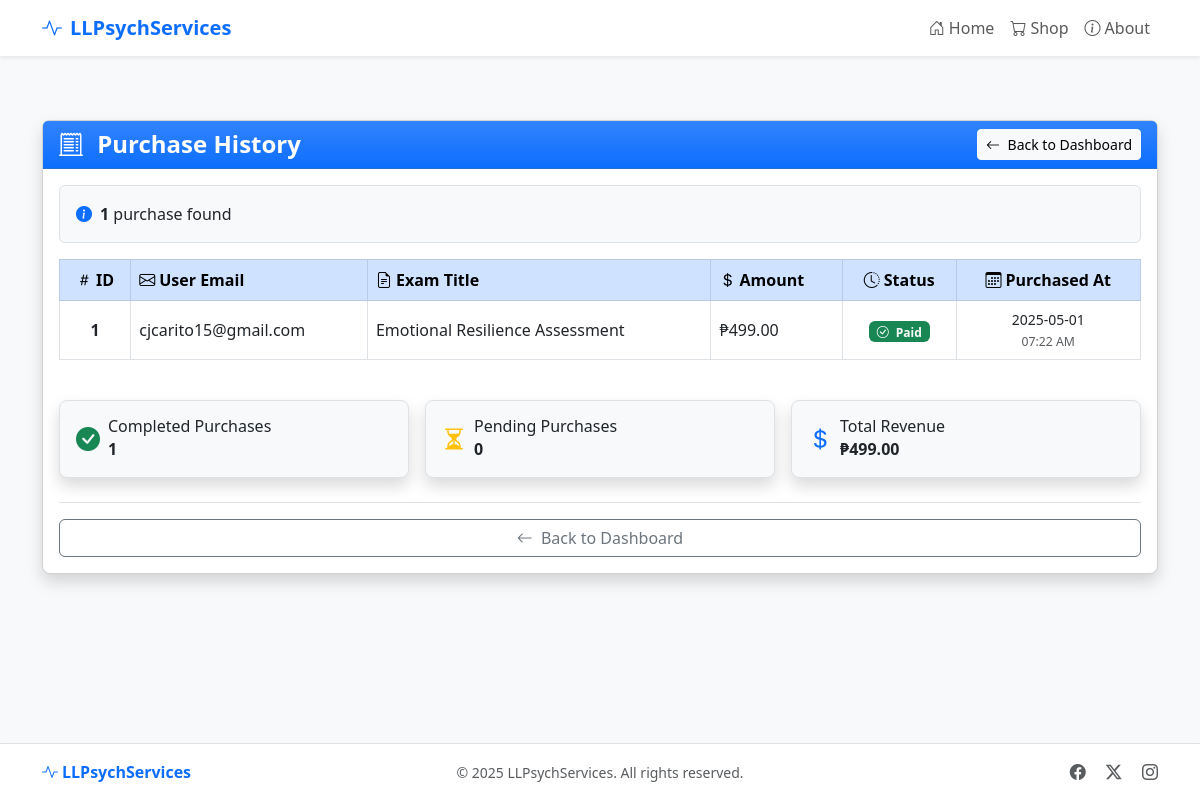
Before: /admin/purchases (signed in) with the older database file.
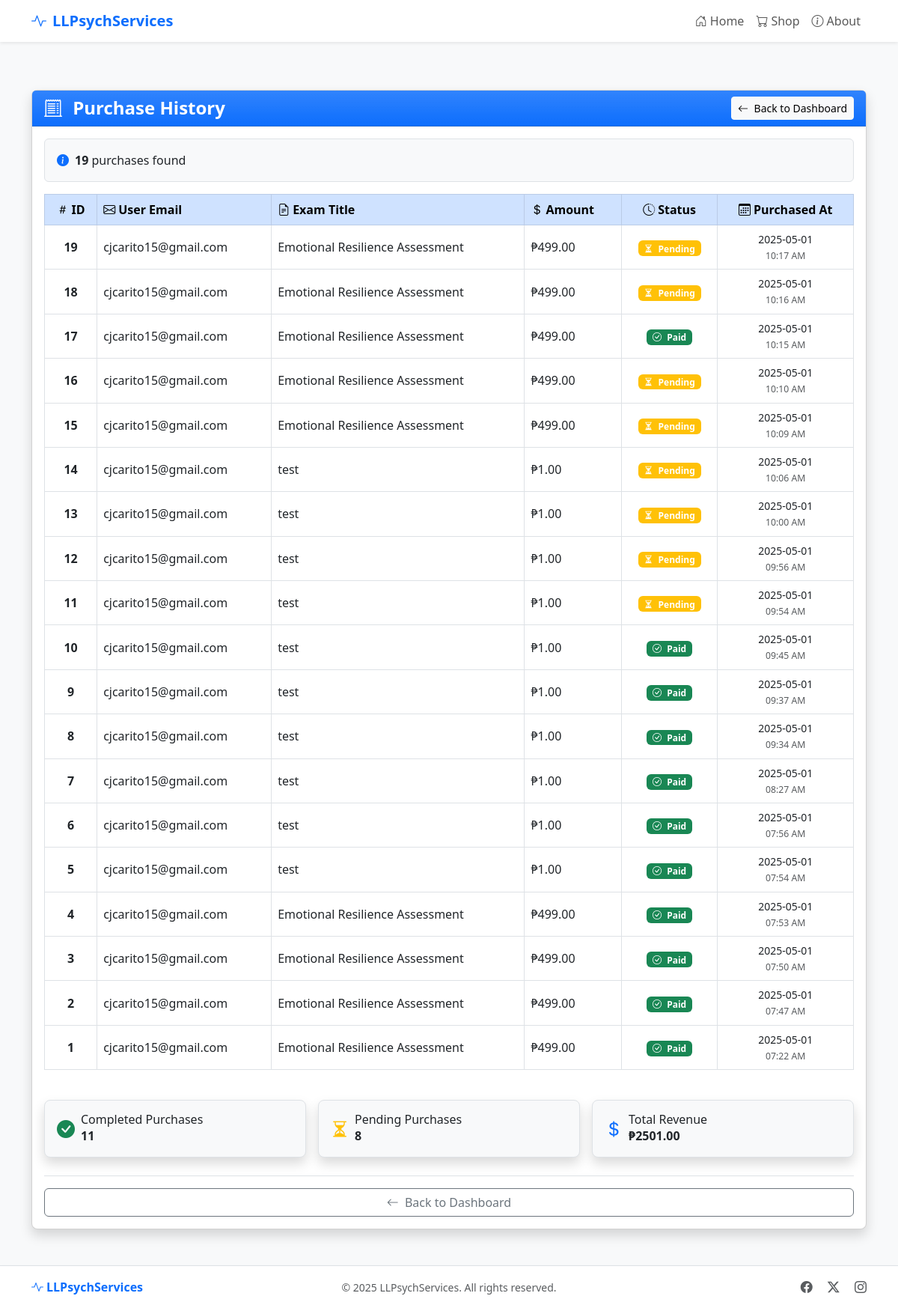
After: the same page with the newer database file.
### models.py (models this page shows, shortened)
class Purchase(db.Model):
    id = db.Column(db.Integer, primary_key=True)
    exam_id = db.Column(db.Integer, db.ForeignKey('exam.id'), nullable=False)
    email = db.Column(db.String(120), nullable=False)
    access_token = db.Column(db.String(100), unique=True, nullable=False)
    payment_id = db.Column(db.String(100), nullable=True)
    payment_status = db.Column(db.String(20), default='pending')
    answers = db.Column(db.Text, nullable=True)  # Store user answers as JSON
    purchased_at = db.Column(db.DateTime, default=datetime.utcnow)
    exam = db.relationship('Exam', backref=db.backref('purchases', lazy=True))

class Exam(db.Model):
    id = db.Column(db.Integer, primary_key=True)
    title = db.Column(db.String(100), nullable=False)
    exam_type = db.Column(db.String(20))  # 'content' or 'likert'
    description = db.Column(db.Text, nullable=False)
    price = db.Column(db.Float, nullable=False)
    content = db.Column(db.Text, nullable=False)
    questions = db.Column(db.Text, nullable=True)  # Stored as JSON
    exam_type = db.Column(db.String(20), default='content')  # 'content' or 'likert'
    created_at = db.Column(db.DateTime, default=datetime.utcnow)
    scoring_rules = db.Column(db.Text, nullable=True)

### routes/admin.py (the view)
@admin_bp.route('/purchases')
@admin_required
def purchases():
    purchases = Purchase.query.order_by(Purchase.purchased_at.desc()).all()
    return render_template('admin/purchases.html', purchases=purchases)

### routes/admin.py (called while the page is built)
def admin_required(f):
    @wraps(f)
    def decorated_function(*args, **kwargs):
        if not session.get('admin_logged_in'):
            flash('Please log in to access the admin area.', 'warning')
            return redirect(url_for('admin.login', next=request.url))
        return f(*args, **kwargs)
    return decorated_function

### templates/admin/purchases.html (shortened to what the changed rows need)
{% extends 'base.html' %}
{% block content %}
<div class="container py-3 py-md-4">
  <div class="row justify-content-center">
    <div class="col-12">
      <div class="card shadow">
        <div class="card-header bg-primary bg-gradient text-white">
          <div class="d-flex flex-column flex-sm-row justify-content-between align-items-start align-items-sm-center">
            <h1 class="h4 mb-2 mb-sm-0 fw-bold">
              <i class="bi bi-receipt-cutoff me-2"></i> Purchase History
            </h1>
          </div>
        </div>
        <div class="card-body">
          <div class="mb-3">
            <div class="alert alert-info bg-light text-dark border">
              <div class="d-flex align-items-center">
                <i class="bi bi-info-circle-fill me-2 text-primary"></i>
                <div>
                  <span class="fw-bold">{{ purchases|length }}</span> purchase{{ "s" if purchases|length != 1 else "" }} found
                </div>
              </div>
            </div>
          </div>
          <div class="table-responsive">
            <table class="table table-bordered table-hover align-middle">
              <thead class="table-primary bg-gradient">
                <tr>
                  <th class="text-center">
                    <i class="bi bi-hash me-1"></i>ID
                  </th>
                  <th>
                    <i class="bi bi-envelope me-1"></i>User Email
                  </th>
                  <th>
                    <i class="bi bi-file-earmark-text me-1"></i>Exam Title
                  </th>
                  <th>
                    <i class="bi bi-currency-dollar me-1"></i>Amount
                  </th>
                  <th class="text-center">
                    <i class="bi bi-clock-history me-1"></i>Status
                  </th>
                  <th class="text-center">
                    <i class="bi bi-calendar3 me-1"></i>Purchased At
                  </th>
                </tr>
              </thead>
              <tbody>
                {% for purchase in purchases %}
                  <tr>
                    <td class="text-center fw-bold">{{ purchase.id }}</td>
                    <td>{{ purchase.email }}</td>
                    <td>{{ purchase.exam.title if purchase.exam else 'N/A' }}</td>
                    <td>₱{{ "%.2f"|format(purchase.exam.price) if purchase.exam else '0.00' }}</td>
                    <td class="text-center">
                      <span class="badge {{ 'bg-success' if purchase.payment_status == 'paid' else 'bg-warning' }}">
                        <i class="bi bi-{{ 'check-circle' if purchase.payment_status == 'paid' else 'hourglass-split' }} me-1"></i>
                        {{ purchase.payment_status | capitalize }}
                      </span>
                    </td>
                    <td class="text-center small">
                      <span class="d-block">{{ purchase.purchased_at.strftime('%Y-%m-%d') }}</span>
                      <small class="text-muted">{{ purchase.purchased_at.strftime('%I:%M %p') }}</small>
                    </td>
                  </tr>
                {% endfor %}
              </tbody>
            </table>
          </div>
          {% if purchases|length > 0 %}
          <div class="row g-3 mt-2">
            <div class="col-md-4">
              <div class="card bg-light border">
                <div class="card-body p-3">
                  <div class="d-flex align-items-center">
                    <i class="bi bi-check-circle-fill text-success fs-4 me-2"></i>
                    <div>
                      <h6 class="mb-0">Completed Purchases</h6>
                      <span class="fw-bold">{{ purchases|selectattr('payment_status', 'equalto', 'paid')|list|length }}</span>
                    </div>
                  </div>
                </div>
              </div>
            </div>
            <div class="col-md-4">
              <div class="card bg-light border">
                <div class="card-body p-3">
                  <div class="d-flex align-items-center">
                    <i class="bi bi-hourglass-split text-warning fs-4 me-2"></i>
                    <div>
                      <h6 class="mb-0">Pending Purchases</h6>
                      <span class="fw-bold">{{ purchases|selectattr('payment_status', 'equalto', 'pending')|list|length }}</span>
                    </div>
                  </div>
                </div>
              </div>
            </div>
            <div class="col-md-4">
              <div class="card bg-light border">
                <div class="card-body p-3">
                  <div class="d-flex align-items-center">
                    <i class="bi bi-currency-dollar text-primary fs-4 me-2"></i>
                    <div>
                      <h6 class="mb-0">Total Revenue</h6>
                      <span class="fw-bold">₱{{ "%.2f"|format(purchases|selectattr('payment_status', 'equalto', 'paid')|sum(attribute='exam.price')) }}</span>
                    </div>
                  </div>
                </div>
              </div>
            </div>
          </div>
          {% endif %}
        </div>
      </div>
    </div>
  </div>
</div>
{% endblock %}

Changed rows visible on the page:
added Purchase: id "19", email "cjcarito15@gmail.com", exam "Emotional Resilience Assessment", {{ "%.2f"|format(purchase.exam.price) if purchase.exam else '0.00' }} "499.00", payment_status "Pending", purchased_at "2025-05-01", purchased_at "10:17 AM"
added Purchase: id "18", email "cjcarito15@gmail.com", exam "Emotional Resilience Assessment", {{ "%.2f"|format(purchase.exam.price) if purchase.exam else '0.00' }} "499.00", payment_status "Pending", purchased_at "2025-05-01", purchased_at "10:16 AM"
added Purchase: id "17", email "cjcarito15@gmail.com", exam "Emotional Resilience Assessment", {{ "%.2f"|format(purchase.exam.price) if purchase.exam else '0.00' }} "499.00", payment_status "Paid", purchased_at "2025-05-01", purchased_at "10:15 AM"
added Purchase: id "16", email "cjcarito15@gmail.com", exam "Emotional Resilience Assessment", {{ "%.2f"|format(purchase.exam.price) if purchase.exam else '0.00' }} "499.00", payment_status "Pending", purchased_at "2025-05-01", purchased_at "10:10 AM"
added Purchase: id "15", email "cjcarito15@gmail.com", exam "Emotional Resilience Assessment", {{ "%.2f"|format(purchase.exam.price) if purchase.exam else '0.00' }} "499.00", payment_status "Pending", purchased_at "2025-05-01", purchased_at "10:09 AM"
added Purchase: id "14", email "cjcarito15@gmail.com", exam "test", payment_status "Pending", purchased_at "2025-05-01", purchased_at "10:06 AM"
added Exam: price "1.00"
added Purchase: id "13", email "cjcarito15@gmail.com", exam "test", payment_status "Pending", purchased_at "2025-05-01", purchased_at "10:00 AM"
added Purchase: id "12", email "cjcarito15@gmail.com", exam "test", payment_status "Pending", purchased_at "2025-05-01", purchased_at "09:56 AM"
added Purchase: id "11", email "cjcarito15@gmail.com", exam "test", payment_status "Pending", purchased_at "2025-05-01", purchased_at "09:54 AM"
added Purchase: id "10", email "cjcarito15@gmail.com", exam "test", payment_status "Paid", purchased_at "2025-05-01", purchased_at "09:45 AM"
added Purchase: id "9", email "cjcarito15@gmail.com", exam "test", payment_status "Paid", purchased_at "2025-05-01", purchased_at "09:37 AM"
added Purchase: id "8", email "cjcarito15@gmail.com", exam "test", payment_status "Paid", purchased_at "2025-05-01", purchased_at "09:34 AM"
added Purchase: id "7", email "cjcarito15@gmail.com", exam "test", payment_status "Paid", purchased_at "2025-05-01", purchased_at "08:27 AM"
added Purchase: id "6", email "cjcarito15@gmail.com", exam "test", payment_status "Paid", purchased_at "2025-05-01", purchased_at "07:56 AM"
added Purchase: id "5", email "cjcarito15@gmail.com", exam "test", payment_status "Paid", purchased_at "2025-05-01", purchased_at "07:54 AM"
added Purchase: id "4", email "cjcarito15@gmail.com", exam "Emotional Resilience Assessment", {{ "%.2f"|format(purchase.exam.price) if purchase.exam else '0.00' }} "499.00", payment_status "Paid", purchased_at "2025-05-01", purchased_at "07:53 AM"
added Purchase: id "3", email "cjcarito15@gmail.com", exam "Emotional Resilience Assessment", {{ "%.2f"|format(purchase.exam.price) if purchase.exam else '0.00' }} "499.00", payment_status "Paid", purchased_at "2025-05-01", purchased_at "07:50 AM"
added Purchase: id "2", email "cjcarito15@gmail.com", exam "Emotional Resilience Assessment", {{ "%.2f"|format(purchase.exam.price) if purchase.exam else '0.00' }} "499.00", payment_status "Paid", purchased_at "2025-05-01", purchased_at "07:47 AM"
Other visible differences:
{{ purchases|length }}: "1" → "19"
{{ "s" if purchases|length != 1 else "" }}: (not shown) → "s"
{{ purchases|selectattr('payment_status', 'equalto', 'paid')|list|length }}: "1" → "11"
text no longer shown: "0 499.00"
text now shown: "8 2501.00"
